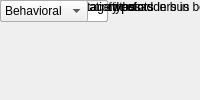
<?xml version="1.0" encoding="UTF-8"?>
<ui version="4.0">
 <class>MainWindow</class>
 <widget class="QMainWindow" name="MainWindow">
  <property name="windowTitle"><string>Bus Adder Tree</string></property>
  <widget class="QWidget" name="centralwidget">
   <!-- NOTE: this is a simplified structural mirror of the generated
        <module>_ui.py, not a full round-trip Designer file. Regenerate
        both from the same spec if you need to edit layout by hand. -->
       <widget class="QLabel" name="label_n_busses">
     <property name="text"><string>number of busses</string></property>
    </widget>
       <widget class="QLineEdit" name="n_busses"/>
       <widget class="QLabel" name="label_n_bits">
     <property name="text"><string>bus component bit widths</string></property>
    </widget>
       <widget class="QLineEdit" name="n_bits"/>
       <widget class="QLabel" name="label_num_float_vec">
     <property name="text"><string>number floating point vectors in bus</string></property>
    </widget>
       <widget class="QLineEdit" name="num_float_vec"/>
       <widget class="QLabel" name="label_bin_pts">
     <property name="text"><string>bus component binary points</string></property>
    </widget>
       <widget class="QLineEdit" name="bin_pts"/>
       <widget class="QLabel" name="label_dtypes">
     <property name="text"><string>bus component data types</string></property>
    </widget>
       <widget class="QLineEdit" name="dtypes"/>
       <widget class="QLabel" name="label_misc">
     <property name="text"><string>misc support</string></property>
    </widget>
       <widget class="QCheckBox" name="misc"/>
       <widget class="QLabel" name="label_floating_point">
     <property name="text"><string>floating point</string></property>
    </widget>
       <widget class="QCheckBox" name="floating_point"/>
       <widget class="QLabel" name="label_float_type">
     <property name="text"><string>float type</string></property>
    </widget>
       <widget class="QComboBox" name="float_type">
     <item><property name="text"><string>single</string></property></item>
     <item><property name="text"><string>custom</string></property></item>
    </widget>
       <widget class="QLabel" name="label_frac_width">
     <property name="text"><string>fraction width</string></property>
    </widget>
       <widget class="QLineEdit" name="frac_width"/>
       <widget class="QLabel" name="label_exp_width">
     <property name="text"><string>exponent width</string></property>
    </widget>
       <widget class="QLineEdit" name="exp_width"/>
       <widget class="QLabel" name="label_add_latency">
     <property name="text"><string>adder latency</string></property>
    </widget>
       <widget class="QLineEdit" name="add_latency"/>
       <widget class="QLabel" name="label_first_stage_hdl">
     <property name="text"><string>implement first stage in of adders in behavioral HDL?</string></property>
    </widget>
       <widget class="QCheckBox" name="first_stage_hdl"/>
       <widget class="QLabel" name="label_adder_imp">
     <property name="text"><string>adder implementation</string></property>
    </widget>
       <widget class="QComboBox" name="adder_imp">
     <item><property name="text"><string>Behavioral</string></property></item>
     <item><property name="text"><string>Fabric</string></property></item>
     <item><property name="text"><string>DSP48</string></property></item>
    </widget>
  </widget>
 </widget>
 <resources/>
 <connections/>
</ui>
